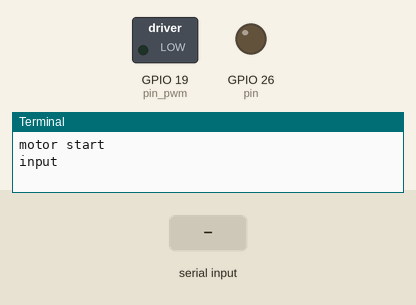
This program was run on a simulated Raspberry Pi (BCM pin numbers). On the bench: switched loads named in the program (green lamp = pin HIGH), output pins drawn as LEDs (lit = HIGH), the last lines printed to the terminal. The inputs (shaded band) are chosen by the test bench.

Above: at 1.2 s.
1.3 s: "5" typed at the terminal, then Enter
4.3 s: "0" typed at the terminal, then Enter
5.8 s: "90" typed at the terminal, then Enter
At 5.96 s:
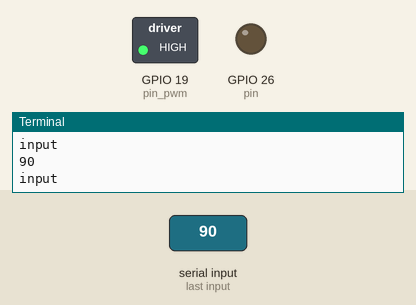
Timing chart, 0 to 14.8 s (numbered marks = the images above; inputs shaded):
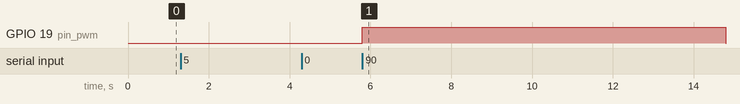

Measured:
- after the input at 5.8 s, GPIO 19 (pin_pwm): LOW → HIGH at once, → LOW 9.0 s later

The program:

dc_motor_pwm_control.py
```python
import RPi.GPIO as gpi
import sys
import time


gpi.setmode(gpi.BCM)


pin = 26  # DC모터
pin_pwm = 19  # DC모터
pwm = 500 #원래
pwm = 15

gpi.setup(pin, gpi.OUT)
gpi.setup(pin_pwm, gpi.OUT)


gpi.output(pin, False)
motor_1 = gpi.PWM(pin_pwm, pwm)
motor_1.start(0)

print("motor start")

try:
    while True:
        pwm = int(input("input"))
        motor_1.ChangeDutyCycle(pwm)
finally:
    motor_1.stop()
    gpi.cleanup()
    sys.exit()
```
